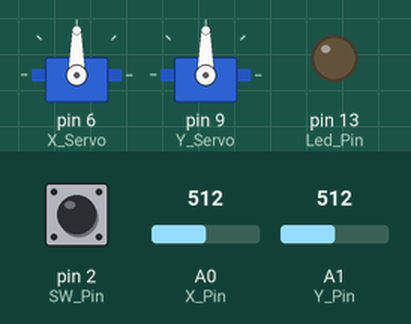
This sketch was run on a simulated Arduino Uno, built with avr-gcc and run on an emulated ATmega328P. Parts: 2 × servo, output pins drawn as LEDs (lit = HIGH). The test bench sets the inputs (shaded band); at power-on: A0 (X_Pin) = 512, A1 (Y_Pin) = 512, pin 2 (SW_Pin) HIGH.

Above: at 1.2 s.
1.3 s: A0 (X_Pin) set to 716
At 1.6 s:
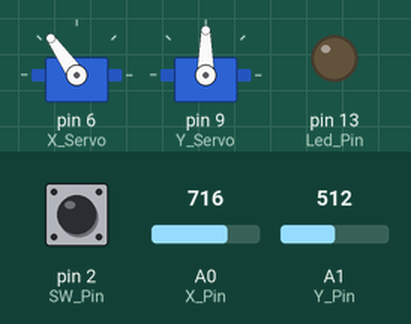
2.8 s: A1 (Y_Pin) set to 716
At 3.9 s:
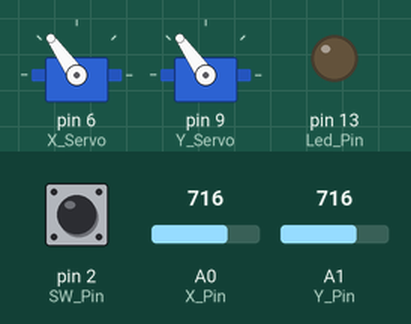
4.3 s: pin 2 (SW_Pin) pulled LOW for 0.15 s
At 4.37 s:
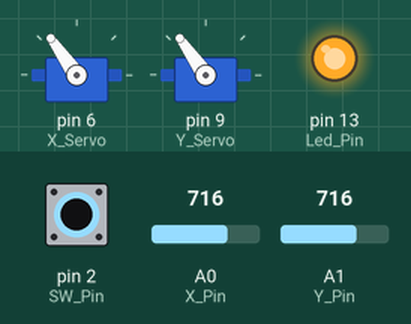
5.9 s: A0 (X_Pin) set to 900
At 6.3 s:
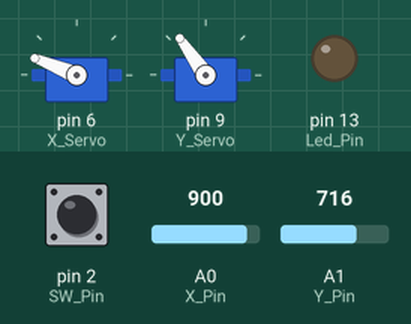
7.4 s: A1 (Y_Pin) set to 900
At 8.6 s:
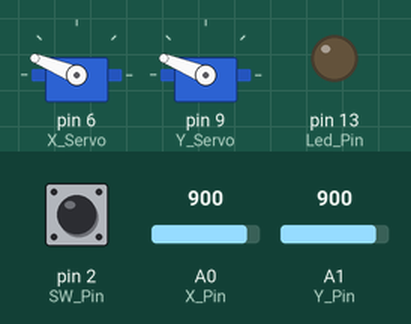
8.9 s: pin 2 (SW_Pin) pulled LOW for 1 s
At 9.7 s:
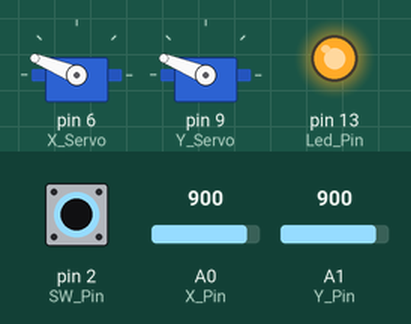
Timing chart, 0 to 11.9 s (numbered marks = the images above; inputs shaded):
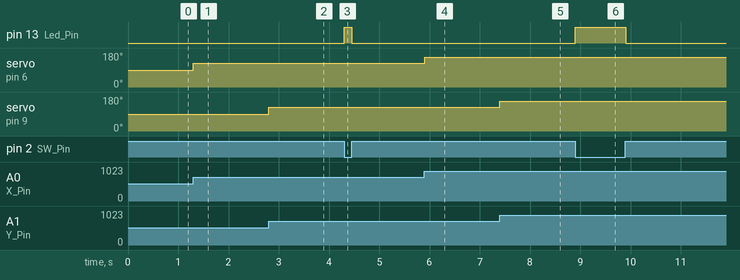

Measured:
- after the input at 1.3 s, servo on pin 6 (X_Servo): 90° → 125° at once
- after the input at 2.8 s, servo on pin 9 (Y_Servo): 90° → 125° at once
- after the input at 4.3 s, pin 13 (Led_Pin): LOW → HIGH at once, → LOW 0.15 s later
- after the input at 5.9 s, servo on pin 6 (X_Servo): 125° → 158° at once
- after the input at 7.4 s, servo on pin 9 (Y_Servo): 125° → 158° at once
- after the input at 8.9 s, pin 13 (Led_Pin): LOW → HIGH at once, → LOW 1.0 s later

The sketch:

Joystick_Control_Servo_Motor.ino
```cpp
/* The source Code from : https://github.com/riyadhasan24
 * By Md. Riyad Hasan
 */

#include <Servo.h>

#define SW_Pin 2
#define X_Pin A0
#define Y_Pin A1
#define Led_Pin 13

int X_Value;
int Y_Value;
int SW_State;
int X_Servo_Pos;
int Y_Servo_Pos;


Servo X_Servo;
Servo Y_Servo;

void setup()
{
  Serial.begin(9600);
  pinMode(SW_Pin, INPUT);
  pinMode(X_Pin, INPUT);
  pinMode(Y_Pin, INPUT);
  pinMode(Led_Pin, OUTPUT);
  digitalWrite(SW_Pin, HIGH);
  X_Servo.attach(6);
  Y_Servo.attach(9);
}

void loop()
{
  SW_State = digitalRead(SW_Pin);

  X_Value = analogRead(X_Pin);
  Y_Value = analogRead(Y_Pin);

  X_Servo_Pos = map(X_Value, 0, 1023, 0, 180);
  Y_Servo_Pos = map(Y_Value, 0, 1023, 0, 180);

  if (SW_State == LOW)
  {
    digitalWrite(Led_Pin, HIGH);
  }
  else
  {
    digitalWrite(Led_Pin, LOW);
  }

  X_Servo.write(X_Servo_Pos);
  Y_Servo.write(Y_Servo_Pos);

}
```
